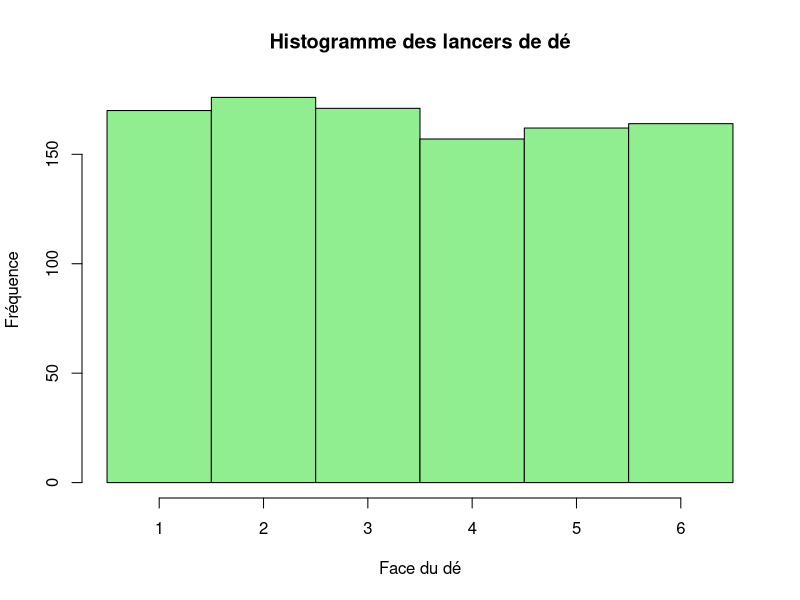

Here is the R script that generated this plot:
# Exo2 Exemple de 1000 simulations du jet d'un dé à 6 faces équilibrées pour estimer la probabilité d'obtenir laface "4".
set.seed(123) # pour que les résultats soient reproductibles
# Nombre de simulations
n <- 1000
# Simulation des lancers (1 à 6)
jets <- sample(1:6, size = n, replace = TRUE)
# Estimation de la probabilité d'obtenir un "4"
prob_4 <- mean(jets == 4)
# Affichage du résultat
cat("Probabilité estimée d'obtenir la face 4 :", prob_4, "\n")
# Histogramme des résultats
hist(jets,
     breaks = 0.5:6.5, # pour centrer les barres sur les faces
     col = "lightgreen",
     main = "Histogramme des lancers de dé",
     xlab = "Face du dé",
     ylab = "Fréquence")
